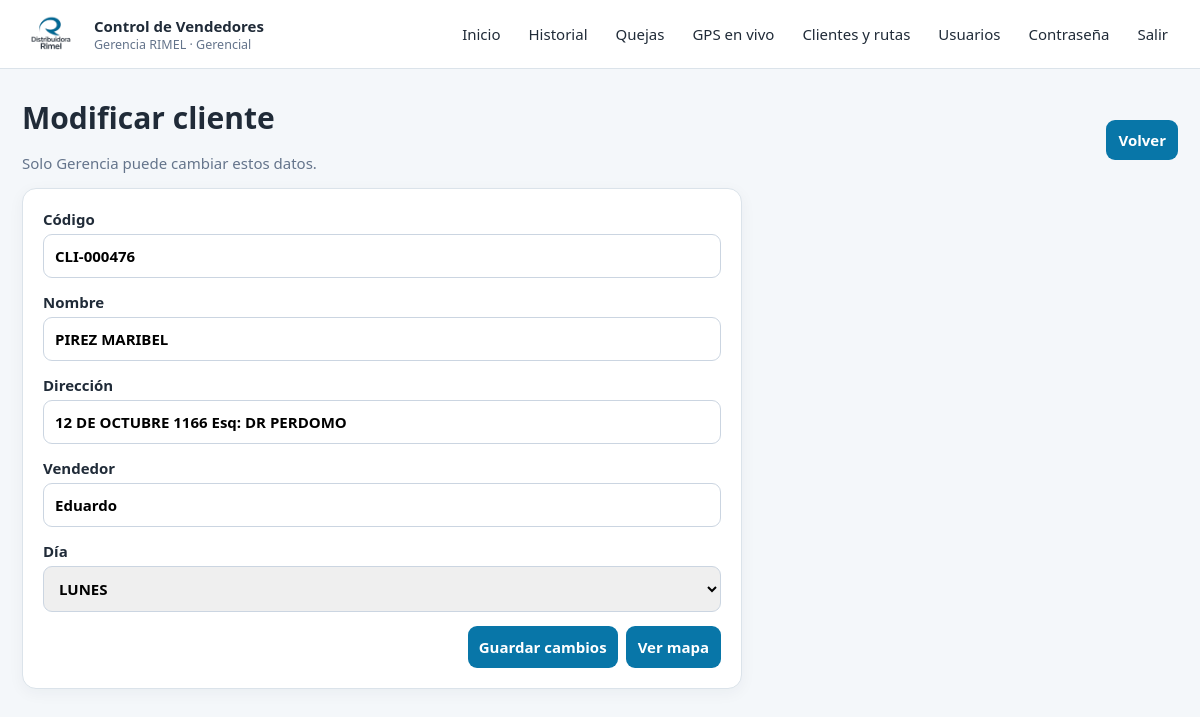
The app's page /clients/1/edit (signed in) with its own data.
### app.py (models this page shows)
class User(db.Model):
    id = db.Column(db.Integer, primary_key=True)
    username = db.Column(db.String(80), unique=True, nullable=False)
    password_hash = db.Column(db.String(255), nullable=False)
    full_name = db.Column(db.String(120), nullable=False)
    role = db.Column(db.String(20), nullable=False, default='seller')
    seller_name = db.Column(db.String(120), nullable=True)
    active = db.Column(db.Boolean, default=True)
    must_change_password = db.Column(db.Boolean, default=True)

class Client(db.Model):
    id = db.Column(db.Integer, primary_key=True)
    code = db.Column(db.String(30), nullable=False, index=True)
    name = db.Column(db.String(200), nullable=False)
    address = db.Column(db.String(300), nullable=False)
    seller = db.Column(db.String(120), nullable=False, index=True)
    day = db.Column(db.String(20), nullable=False, index=True)
    original_order = db.Column(db.Integer, default=0)
    optimized_order = db.Column(db.Integer, nullable=True)
    latitude = db.Column(db.Float, nullable=True)
    longitude = db.Column(db.Float, nullable=True)
    active = db.Column(db.Boolean, default=True)

### app.py (the view, shortened to what this page needs)
@app.route('/clients/<int:client_id>/edit', methods=['GET', 'POST'])
@manager_required
def client_edit(client_id):
    c = db.session.get(Client, client_id)
    if not c:
        return ('Cliente no encontrado', 404)
    sellers = sorted([x[0] for x in db.session.query(Client.seller).distinct().all()])
    return render_template('client_edit.html', client=c, sellers=sellers)

### app.py (called while the page is built)
def current_user():
    uid = session.get('user_id')
    return db.session.get(User, uid) if uid else None

@app.context_processor
def inject_globals():
    return {'current_user': current_user(), 'allowed_results': ALLOWED_RESULTS}

def manager_required(fn):
    @wraps(fn)
    def wrapper(*args, **kwargs):
        u=current_user()
        if not u or u.role != 'manager':
            flash('Acceso restringido al perfil gerencial.', 'error')
            return redirect(url_for('dashboard'))
        return fn(*args, **kwargs)
    return wrapper

@app.before_request
def ensure_db():
    if not getattr(app, '_initialized', False):
        db.create_all(); ensure_schema_updates(); seed_data(); app._initialized=True

### templates/client_edit.html (shortened to what this page needs)
{% extends 'base.html' %}
{% block content %}
<div class="topline"><div><h1>Modificar cliente</h1><p class="muted">Solo Gerencia puede cambiar estos datos.</p></div><a class="button secondary" href="/clients">Volver</a></div>
<section class="panel narrow-panel"><form class="stack-form" method="post">
<label>Código<input name="code" value="{{client.code}}" required></label>
<label>Nombre<input name="name" value="{{client.name}}" required></label>
<label>Dirección<input name="address" value="{{client.address}}" required></label>
<label>Vendedor<input name="seller" list="sellerList" value="{{client.seller}}" required></label>
<label>Día<select name="day">{% for d in ['LUNES','MARTES','MIERCOLES','JUEVES','VIERNES','SABADO','DOMINGO'] %}<option {{'selected' if client.day==d}}>{{d}}</option>{% endfor %}</select></label>
<div class="actions"><button>Guardar cambios</button><a class="button secondary" target="_blank" href="/client/{{client.id}}/map">Ver mapa</a></div>
</form></section>
{% endblock %}

### templates/base.html (shortened to what this page needs)
<!doctype html><html lang="es"><head><link rel="stylesheet" href="/static/styles.css"></head><body>
<header><img src="/static/logo.png" alt="RIMEL"><div><strong>Control de Vendedores</strong><small>{% if current_user %}{{ current_user.full_name }} · {{ 'Gerencial' if current_user.role=='manager' else 'Vendedor' }}{% endif %}</small></div>{% if current_user %}<nav><a href="/">Inicio</a><a href="/history">Historial</a><a href="/complaints">Quejas</a>{% if current_user.role=='manager' %}<a href="/tracking">GPS en vivo</a><a href="/clients">Clientes y rutas</a><a href="/users">Usuarios</a>{% endif %}<a href="/change-password">Contraseña</a><a href="/logout">Salir</a></nav>{% endif %}</header>
<main>{% with messages=get_flashed_messages(with_categories=true) %}{% for cat,msg in messages %}<div class="flash {{cat}}">{{msg}}</div>{% endfor %}{% endwith %}{% block content %}{% endblock %}</main>
<script>if('serviceWorker' in navigator){navigator.serviceWorker.register('/service-worker.js');}</script>{% block scripts %}{% endblock %}</body></html>

### static/styles.css (style rules this page uses)
:root { --blue:#0876a8;--dark:#202b38;--bg:#f4f7fa;--line:#dbe3ea }
* { box-sizing:border-box }
body { margin:0;background:var(--bg);font:15px system-ui,-apple-system,Segoe UI,sans-serif;color:var(--dark) }
header { position:sticky;top:0;z-index:10;display:flex;align-items:center;gap:14px;padding:10px 22px;background:#fff;border-bottom:1px solid var(--line) }
header img { width:58px;height:48px;object-fit:contain }
header div { display:flex;flex-direction:column }
header small { color:#64748b }
nav { margin-left:auto;display:flex;gap:8px;flex-wrap:wrap }
nav a { padding:8px 10px;text-decoration:none;color:var(--dark);border-radius:8px }
main { max-width:1450px;margin:auto;padding:22px }
h1 { margin:.2em 0 }
.muted { color:#64748b }
.login-card,.panel { background:#fff;border:1px solid var(--line);border-radius:14px;padding:20px;box-shadow:0 4px 16px #1e293b0c }
form { display:grid;gap:12px }
label { display:grid;gap:6px;font-weight:600 }
input,select,textarea,button { font:inherit;padding:11px;border:1px solid #cbd5e1;border-radius:9px }
button { background:var(--blue);color:white;border:0;font-weight:700;cursor:pointer }
.secondary { background:#e7f3f8;color:#075b80 }
.topline { display:flex;justify-content:space-between;align-items:center }
.actions { display:flex;justify-content:flex-end;gap:8px }
.button { display:inline-flex;align-items:center;justify-content:center;padding:10px 12px;border-radius:9px;text-decoration:none;background:var(--blue);color:#fff;font-weight:700 }
.client-form label,.optimizer-grid label,.stack-form label { display:flex;flex-direction:column;gap:5px }
.narrow-panel { max-width:720px }
.stack-form { display:grid;gap:14px }

### records on screen
User: full_name "Gerencia RIMEL", role "Gerencial"
Client: code "CLI-000476", name "PIREZ MARIBEL", address "12 DE OCTUBRE 1166 Esq: DR PERDOMO", seller "Eduardo"

### other values on screen
form field day "LUNES"
